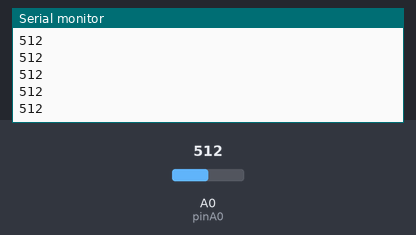
This sketch was run on a simulated Arduino Uno, built with avr-gcc and run on an emulated ATmega328P. Shown: the last lines printed to the serial monitor. Inputs (shaded band) come from the test bench; at power-on: A0 (pinA0) = 512.

Above: at 1.2 s.
1.3 s: A0 (pinA0) set to 716
At 2.0 s:
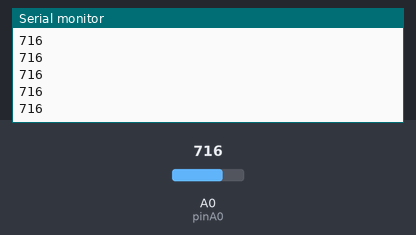
2.8 s: A0 (pinA0) set to 900
At 3.4 s:
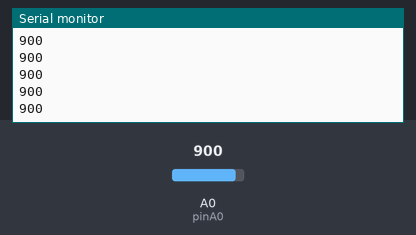
Timing chart, 0 to 5.8 s (numbered marks = the images above; inputs shaded):
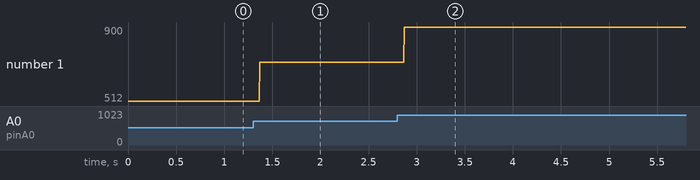

Measured:
- after the input at 1.3 s, the serial monitor: prints a new line after 0.07 s (image 1)
- after the input at 2.8 s, the serial monitor: prints a new line after 0.07 s (image 2)
- plotted number 1: 512 → 716 after the input at 1.3 s, 716 → 900 after the input at 2.8 s

The sketch:

POTENCIOMETRO_1.ino
```cpp
const int pinA0=0;
int valor=0;
void setup() {
  Serial.begin(9600);
}

void loop() {
  valor=analogRead(pinA0);
  Serial.println(valor,DEC);
}
```
